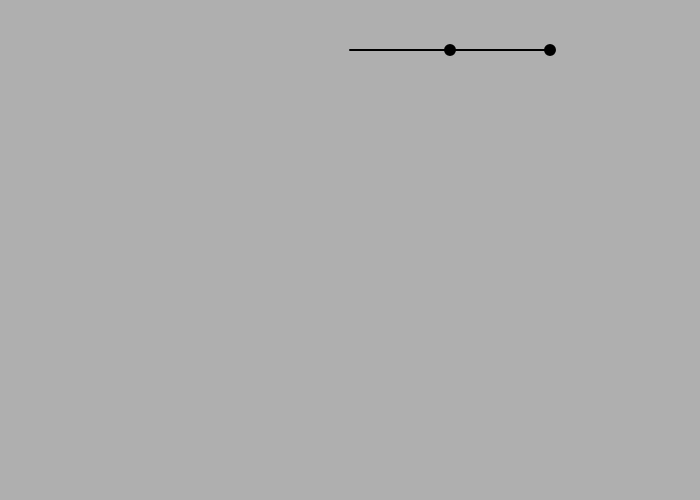
Frame 1 (no input)
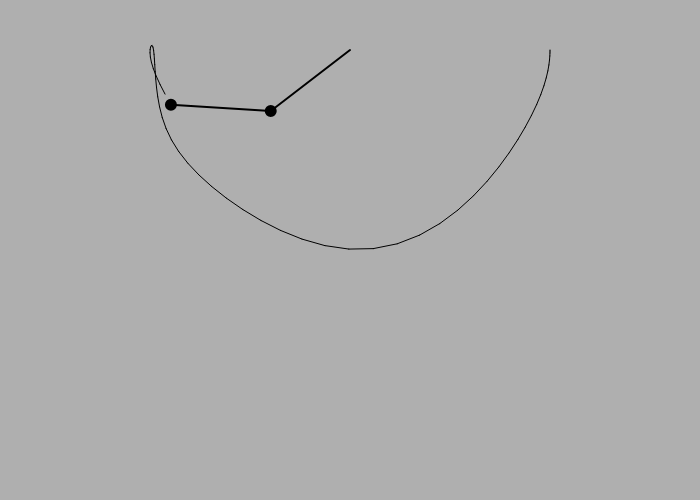
Frame 60 (no input)
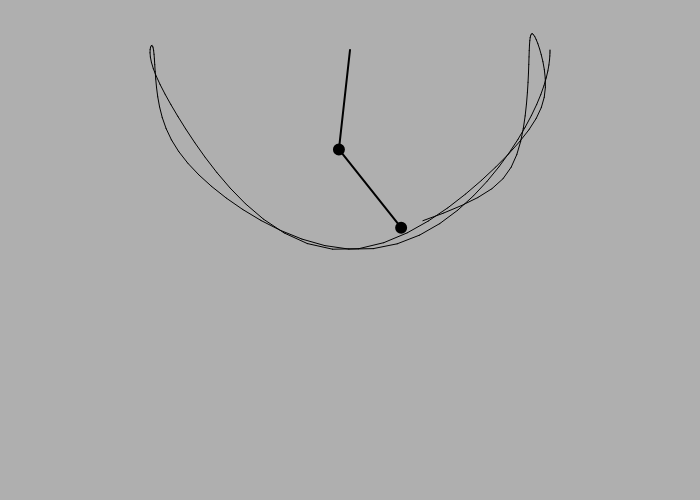
Frame 120 (the mouse pressed at the canvas centre since frame 60)

The p5.js sketch that drew these frames (run headless with seeded random() and noise() and a simulated clock; from frame 60 on, the mouse is pressed at the canvas centre):

// p5.js sketch
// ── sketch.js
let r1 = 100;
let r2 = 100;
let m1 = 10;
let m2 = 10;
let a1 = 0;
let a2 = 0;
let a1_v = 0;
let a2_v = 0;
let g = 1;

let px2 = -1;
let py2 = -1;
let cx,
  cy;

let buffer;

function setup() {
  createCanvas(700, 500);


  a1 = PI / 2;
  a2 = PI / 2;
  cx = width / 2;
  cy = 50;
  buffer = createGraphics(width, height);
  buffer.background(175);
  buffer.translate(cx, cy);
}

function draw() {
  background(175);
  imageMode(CORNER);
  image(buffer, 0, 0, width, height);



  let num1 = -g * (2 * m1 + m2) * sin(a1);
  let num2 = -m2 * g * sin(a1 - 2 * a2);
  let num3 = -2 * sin(a1 - a2) * m2;
  let num4 = a2_v * a2_v * r2 + a1_v * a1_v * r1 * cos(a1 - a2);
  let den = r1 * (2 * m1 + m2 - m2 * cos(2 * a1 - 2 * a2));
  let a1_a = (num1 + num2 + num3 * num4) / den;

  num1 = 2 * sin(a1 - a2);
  num2 = (a1_v * a1_v * r1 * (m1 + m2));
  num3 = g * (m1 + m2) * cos(a1);
  num4 = a2_v * a2_v * r2 * m2 * cos(a1 - a2);
  den = r2 * (2 * m1 + m2 - m2 * cos(2 * a1 - 2 * a2));
  let a2_a = (num1 * (num2 + num3 + num4)) / den;

  translate(cx, cy);
  stroke(0);
  strokeWeight(2);

  let x1 = r1 * sin(a1);
  let y1 = r1 * cos(a1);

  let x2 = x1 + r2 * sin(a2);
  let y2 = y1 + r2 * cos(a2);

  line(0, 0, x1, y1);
  fill(0);
  ellipse(x1, y1, m1, m1);

  line(x1, y1, x2, y2);
  fill(0);
  ellipse(x2, y2, m2, m2);

  a1_v *= 0.999999999999;
  a2_v *= 0.999999999999;

  a1_v += a1_a;
  a2_v += a2_a;
  a1 += a1_v;
  a2 += a2_v;



  // a1_v *= 0.99;
  // a2_v *= 0.99;

  buffer.stroke(0);
  if (frameCount > 1) {
    buffer.line(px2, py2, x2, y2);
  }

  px2 = x2;
  py2 = y2;
}
